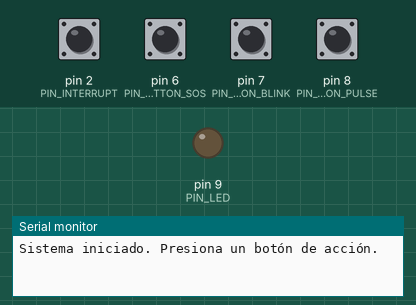
This sketch was run on a simulated Arduino Uno, built with avr-gcc and run on an emulated ATmega328P. Parts: output pins drawn as LEDs (lit = HIGH), the last lines printed to the serial monitor. The inputs (shaded band) are chosen by the test bench; at power-on: pin 2 (PIN_INTERRUPT), pin 6 (PIN_BUTTON_SOS), pin 7 (PIN_BUTTON_BLINK), pin 8 (PIN_BUTTON_PULSE) HIGH.

Above: at 1.2 s.
1.3 s: pin 6 (PIN_BUTTON_SOS) pulled LOW for 0.15 s
At 2.19 s:
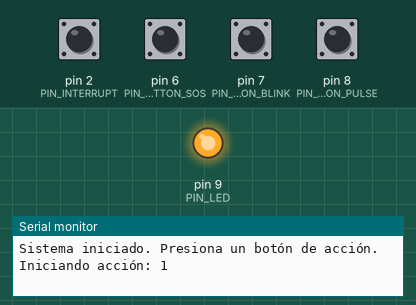
4.3 s: pin 2 (PIN_INTERRUPT) pulled LOW for 0.15 s
At 5.3 s:
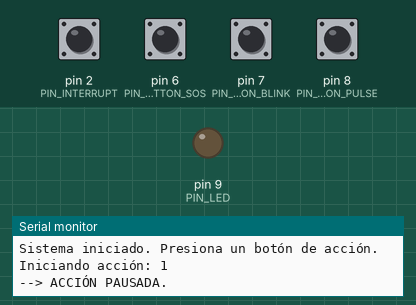
5.9 s: pin 2 (PIN_INTERRUPT) pulled LOW for 1 s
At 6.8 s:
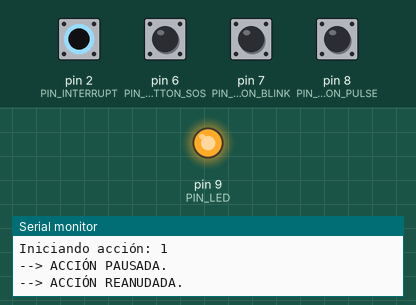
Timing chart, 0 to 14.9 s (numbered marks = the images above; inputs shaded):
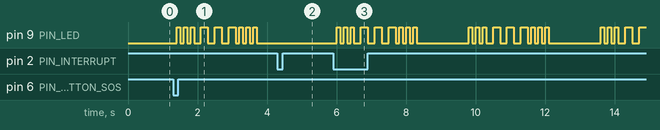

The sketch:

CodigoDEtenerMemoria.ino
```cpp
// Definiciones de Pines
#define PIN_BUTTON_SOS 6
#define PIN_BUTTON_BLINK 7
#define PIN_BUTTON_PULSE 8
#define PIN_LED 9
#define PIN_INTERRUPT 2

// Tiempos en milisegundos (ms)
#define TIME_SLOW 100
#define TIME_FAST 200

// Tipos de Acciones
#define ACTION_NONE 0
#define ACTION_SOS 1
#define ACTION_BLINK 2
#define ACTION_PULSE 3

// Variables de Control
volatile bool paused = false;     // Estado de Pausa/Reanudación
int currentAction = ACTION_NONE;  // Acción actualmente en curso
unsigned long lastMillis = 0;     // Para el control de tiempo (millis())

// Variables de la Máquina de Estados (para el LED)
int ledState = LOW;
int blinkCounter = 0; // Contador de ciclos para SOS y Blink
int sosStage = 0;     // Etapa actual de SOS (0=corto, 1=largo, 2=corto, 3=pausa)

// Variables para el efecto Pulse (PWM)
int pulseValue = 0;
int pulseIncrement = 1;
// Aproximadamente 1.5s subida y 1.5s bajada, ajustado para ser suave.
int pulseStep = 3; // Intervalo de tiempo en ms para cada paso de PWM

// ------------------------------------
// 1. SETUP
// ------------------------------------

void setup() {
  pinMode(PIN_BUTTON_SOS, INPUT_PULLUP);
  pinMode(PIN_BUTTON_BLINK, INPUT_PULLUP);
  pinMode(PIN_BUTTON_PULSE, INPUT_PULLUP);
  pinMode(PIN_LED, OUTPUT);

  pinMode(PIN_INTERRUPT, INPUT_PULLUP);

  // Configura la interrupción para alternar la pausa en flanco de bajada (al presionar)
  attachInterrupt(digitalPinToInterrupt(PIN_INTERRUPT), togglePause, FALLING);

  Serial.begin(9600);
  Serial.println("Sistema iniciado. Presiona un botón de acción.");
}

// ------------------------------------
// 2. LOOP (Bucle Principal)
// ------------------------------------

void loop() {
  // A. Manejo de Pausa
  if (paused) {
    // Si está pausado, apaga el LED y sale del loop
    digitalWrite(PIN_LED, LOW);
    return;
  }

  // B. Iniciar Nueva Acción (Solo si no hay nada en curso)
  if (currentAction == ACTION_NONE) {
    if (digitalRead(PIN_BUTTON_SOS) == LOW) {
      startAction(ACTION_SOS);
    } else if (digitalRead(PIN_BUTTON_BLINK) == LOW) {
      startAction(ACTION_BLINK);
    } else if (digitalRead(PIN_BUTTON_PULSE) == LOW) {
      startAction(ACTION_PULSE);
    }
  }

  // C. Continuar/Reanudar la Acción (Si hay una acción en curso y NO está pausado)
  if (currentAction != ACTION_NONE) {
    unsigned long currentMillis = millis();

    switch (currentAction) {
      case ACTION_SOS:
        runSOS(currentMillis);
        break;
      case ACTION_BLINK:
        runBlink(currentMillis);
        break;
      case ACTION_PULSE:
        runPulse(currentMillis);
        break;
    }
  }
}

// ------------------------------------
// 3. FUNCIONES DE INTERRUPCIÓN Y AUXILIARES
// ------------------------------------

// Función de interrupción: alterna la pausa/reanudación
void togglePause() {
  // Alterna el estado de 'paused'
  paused = !paused;

  if (paused) {
    Serial.println("--> ACCIÓN PAUSADA.");
  } else {
    Serial.println("--> ACCIÓN REANUDADA.");
  }
}

// Función para inicializar una nueva acción
void startAction(int newAction) {
  // Solo se inicia si no hay una acción en curso
  if (currentAction != ACTION_NONE) return;

  currentAction = newAction;
  lastMillis = millis();
  ledState = LOW;
  blinkCounter = 0;
  sosStage = 0;
  pulseValue = 0;
  pulseIncrement = 1;

  Serial.print("Iniciando acción: ");
  Serial.println(newAction);
}

// Función para terminar la acción
void finishAction() {
  currentAction = ACTION_NONE;
  digitalWrite(PIN_LED, LOW);
  analogWrite(PIN_LED, 0);
  Serial.println("Acción completada.");
}

// ------------------------------------
// 4. FUNCIONES DE ACCIÓN (NO BLOQUEANTES)
// ------------------------------------

void runSOS(unsigned long currentMillis) {
  int delayTime = TIME_SLOW;
  int targetCycles = 3 * 2; // 3 veces ON/OFF = 6 cambios de estado

  // 1. Definir la Etapa de SOS
  if (sosStage == 0 || sosStage == 2) { // Corto (S)
    delayTime = TIME_SLOW;
  } else if (sosStage == 1) { // Largo (O)
    delayTime = TIME_FAST;
  } else if (sosStage == 3) { // Pausa entre repeticiones de SOS
    delayTime = TIME_FAST * 7; // Pausa más larga
    if (currentMillis - lastMillis >= delayTime) {
      lastMillis = currentMillis;
      sosStage = 0; // Reinicia el ciclo completo (S-O-S)
    }
    return;
  }

  // 2. Control de Tiempo
  if (currentMillis - lastMillis >= delayTime) {
    lastMillis = currentMillis;

    // 3. Alternar LED
    ledState = !ledState;
    digitalWrite(PIN_LED, ledState);
    blinkCounter++;

    // 4. Transición de Etapa
    if (blinkCounter >= targetCycles) {
      blinkCounter = 0;
      sosStage++; // Pasa a la siguiente etapa (S->O->S->Pausa)
    }
  }
}

void runBlink(unsigned long currentMillis) {
  int delayTime = TIME_FAST;
  int targetCycles = 7 * 2; // 7 veces ON/OFF = 14 cambios de estado

  // 1. Control de Tiempo
  if (currentMillis - lastMillis >= delayTime) {
    lastMillis = currentMillis;

    // 2. Alternar LED
    ledState = !ledState;
    digitalWrite(PIN_LED, ledState);
    blinkCounter++;

    // 3. Finalizar
    if (blinkCounter >= targetCycles) {
      finishAction();
      return;
    }
  }
}

void runPulse(unsigned long currentMillis) {
  // 1. Control de Tiempo
  if (currentMillis - lastMillis >= pulseStep) {
    lastMillis = currentMillis;

    // 2. Mover el valor de PWM
    pulseValue += pulseIncrement;

    if (pulseValue >= 255) {
      pulseValue = 255;
      pulseIncrement = -1; // Comienza a bajar
    } else if (pulseValue <= 0) {
      pulseValue = 0;
      pulseIncrement = 1; // Comienza a subir

      // Si el pulso va de 0 a 255 y regresa a 0, termina.
      // Aquí, lo hacemos continuo hasta que se interrumpa o cambie de acción.
    }

    // 3. Aplicar PWM
    analogWrite(PIN_LED, pulseValue);
  }
}
```

Measured:
- after the input at 1.3 s, pin 9 (PIN_LED): LOW → HIGH after 0.10 s, → LOW 0.10 s later, → HIGH 0.10 s later, → LOW 0.10 s later, … (18 changes in this stretch)
- after the input at 4.3 s, pin 9 (PIN_LED): stops changing and stays LOW
- after the input at 5.9 s, pin 9 (PIN_LED): LOW → HIGH after 0.10 s, then repeats every 3.8 s: 2 × (LOW 0.10 s, HIGH 0.10 s), 3 × (LOW 0.20 s, HIGH 0.20 s), 3 × (LOW 0.10 s, HIGH 0.10 s), LOW 1.5 s, HIGH 0.10 s
